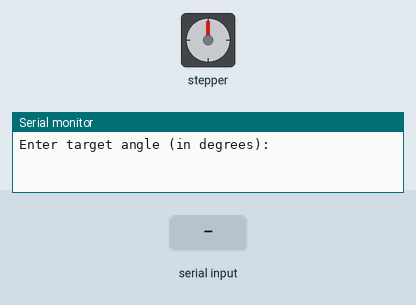
Bench run of a sketch on a simulated Arduino Uno, built with avr-gcc and run on an emulated ATmega328P. Shown: stepper motor, the last lines printed to the serial monitor. Wiring (inferred from the names in the program): stepper motor driver (360 steps per turn assumed): step pin 3; direction pin 2. Inputs (shaded band) come from the test bench.

Above: at 1.2 s.
1.3 s: "90,45\n" received over Serial
At 2.3 s:
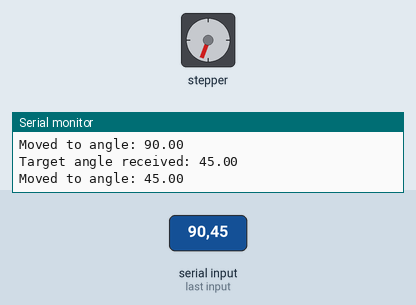
4.3 s: "30,150\n" received over Serial
At 5.9 s:
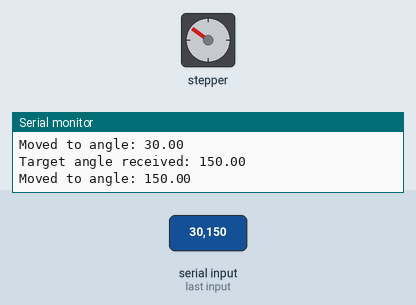
7.3 s: "5\n" received over Serial
At 8.1 s:
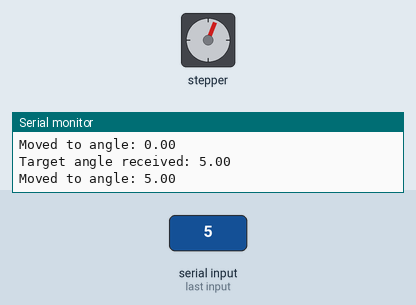
9.8 s: "200\n" received over Serial
At 11.0 s:
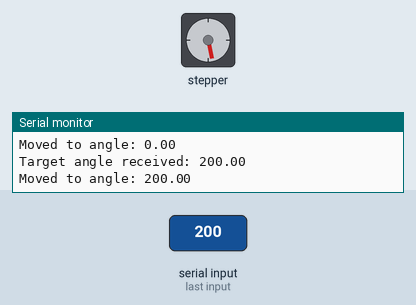
12.8 s: "90\n" received over Serial
At 14.3 s:
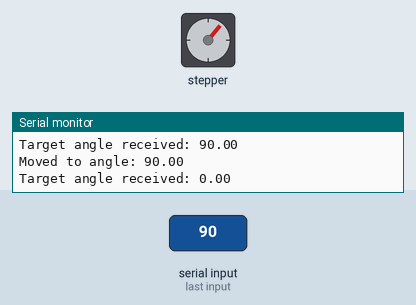
Timing chart, 0 to 16.1 s (numbered marks = the images above; inputs shaded):
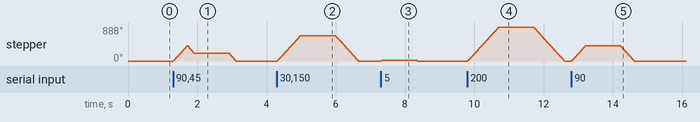

The sketch:

motor_control_single.ino
```cpp
#define PUL_PIN 3
#define DIR_PIN 2

const float stepAngle = 1.8;           // Motor step angle
const int microstepping = 8;          // Microstepping setting on TB6600
const int stepsPerRev = (360 / stepAngle) * microstepping;  // 3200 steps/rev
const float stepsPerDegree = stepsPerRev / 360.0;

long currentPosition = 0;

void setup() {
  pinMode(PUL_PIN, OUTPUT);
  pinMode(DIR_PIN, OUTPUT);
  Serial.begin(9600);
  Serial.println("Enter target angle (in degrees):");
}

void loop() {
  if (Serial.available() > 0) {
    float targetAngle = Serial.parseFloat();
    Serial.print("Target angle received: ");
    Serial.println(targetAngle);
    long targetSteps = targetAngle * stepsPerDegree;
    long stepsToMove = targetSteps - currentPosition;

    // Determine direction
    if (stepsToMove > 0) {
      digitalWrite(DIR_PIN, HIGH);
    } else {
      digitalWrite(DIR_PIN, LOW);
      stepsToMove = -stepsToMove;
    }

    // Move motor
    for (long i = 0; i < stepsToMove; i++) {
      digitalWrite(PUL_PIN, HIGH);
      delayMicroseconds(500);
      digitalWrite(PUL_PIN, LOW);
      delayMicroseconds(500);
    }

    currentPosition = targetSteps;

    Serial.print("Moved to angle: ");
    Serial.println(targetAngle);
  }
}
```

Measured:
- after the input at 1.3 s, stepper: turns 400° clockwise in 0.40 s, then 200° counter-clockwise in 0.18 s, then 200° counter-clockwise in 0.20 s
- after the input at 4.3 s, stepper: turns 666° clockwise in 0.67 s, then 666° counter-clockwise in 0.67 s
- after the input at 7.3 s, stepper: turns 22° clockwise in 0.02 s, then 22° counter-clockwise in 0.02 s
- after the input at 9.8 s, stepper: turns 888° clockwise in 0.90 s, then 888° counter-clockwise in 0.90 s
- after the input at 12.8 s, stepper: turns 400° clockwise in 0.40 s, then 400° counter-clockwise in 0.40 s
